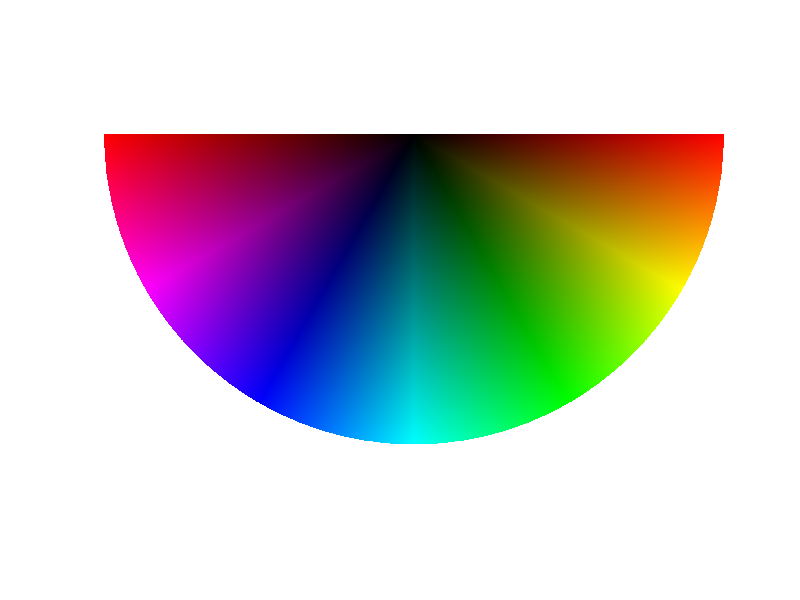

MATLAB code for this plot:
%https://au.mathworks.com/matlabcentral/answers/448477-how-to-draw-a-l-a-b-colour-space-or-hsv-colour-space-2d

plotradius = 1000;
plotsaturation = 1;
[x, y] = meshgrid(-plotradius:plotradius);  %get x,y coordinates of pixels in image

%convert to angle, radius. Angle is the hue, radius is the saturation in the HSV cylinder
[hue, value] = cart2pol(x, y);  %clock-wise from X-axis

%rescale from -pi:pi to 0:1 since matlab use 0:1 for the range of the hue
hue2 = rescale(hue, 0, 1, 'InputMin', 0, 'InputMax', pi);

%rescale saturation to range 0:1. Not that anything above 1 is outside the cylinder
value = value/plotradius; 

%set value constant for all points in the disk
saturation = ones(size(hue)) * plotsaturation;  

%now set points outside the disk (saturation >1) to white. That'd be a value of 1 and saturation of 0. hue doesn't matter
outsidedisk = (value > 1) | (hue < 0);
value(outsidedisk) = 1;
saturation(outsidedisk) = 0;

%finally, convert hsv to rgb and plot
rgb = hsv2rgb(cat(3, hue2, saturation, value));

from_row = floor(plotradius) + 1;

figure
imshow(rgb(from_row:end, :, :))